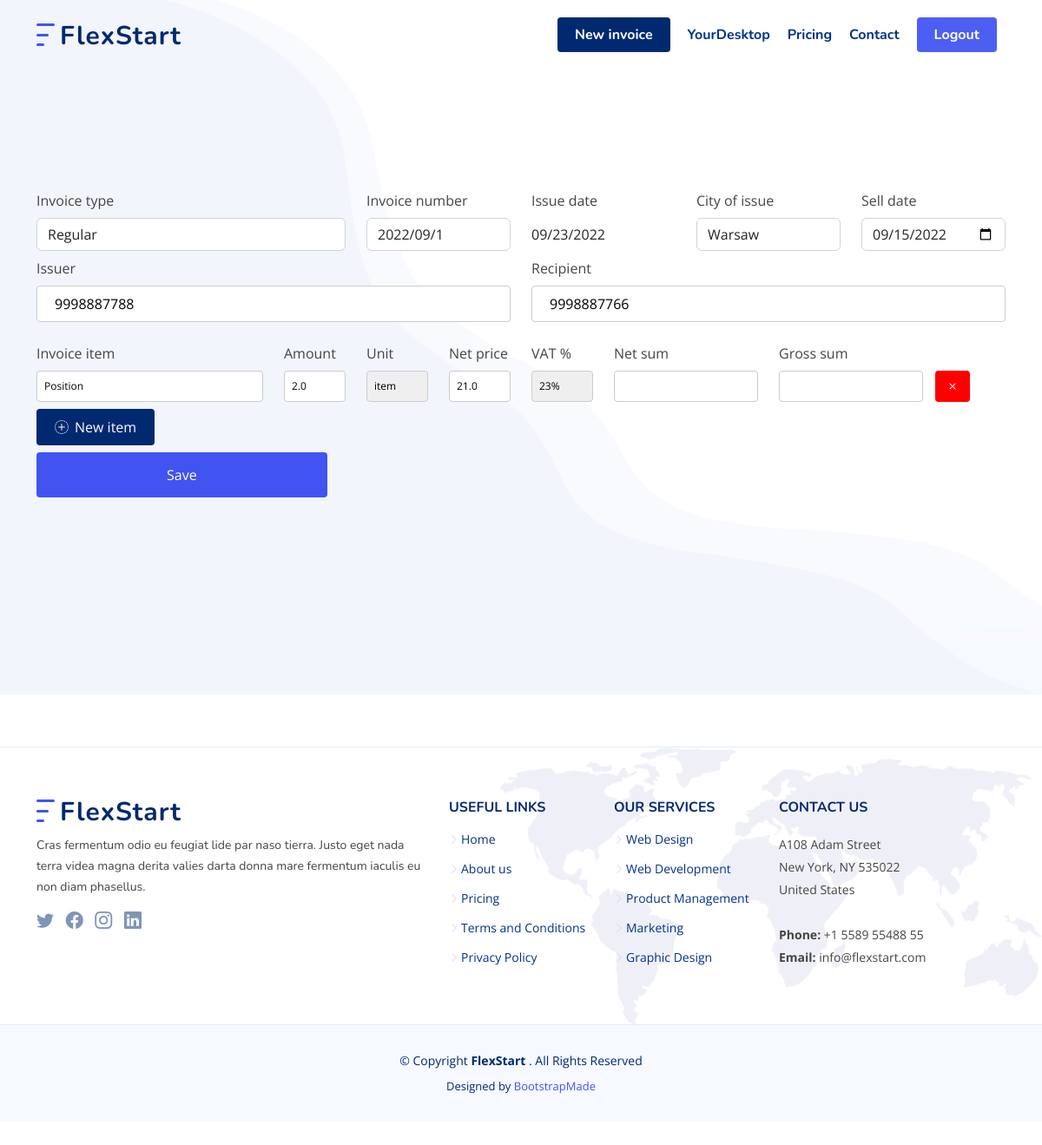
The page /your_invoices/edit/1 (signed in) on the database its author committed.
### scripts/database.py (models this page shows)
class Invoice(db.Model, UserMixin, Base):
    __tablename__ = "invoices"
    id = db.Column(db.Integer, primary_key=True)
    amount = db.Column(db.Float, nullable=False)
    invoice_no = db.Column(db.String(250), nullable=False)
    invoice_type = db.Column(db.String(250), nullable=False)
    issue_city = db.Column(db.String(250), nullable=False)
    issue_date = db.Column(db.Date, nullable=False)
    issuer_tax_no = db.Column(db.Integer, nullable=False)
    item = db.Column(db.String(250), nullable=False)
    price_net = db.Column(db.Float, nullable=False)
    recipient_tax_no = db.Column(db.Integer, nullable=False)
    sell_date = db.Column(db.Date, nullable=False)
    sum_gross = db.Column(db.Float, nullable=False)
    sum_net = db.Column(db.Float, nullable=False)
    tax_rate = db.Column(db.Float, nullable=False)
    unit = db.Column(db.String(250), nullable=False)
    issuer_id = Column(Integer, ForeignKey("accounts.id"))
    recipient_id = Column(Integer, ForeignKey("contractors.id"))

### main.py (the view, shortened to what this page needs)
@app.route("/your_invoices/edit/<int:id>", methods=["GET", "POST"])
@login_required
def edit(id):
    invoice = InvoiceForm.query.get_or_404(id)
    return render_template("edit_invoice.html", invoice=invoice)

### main.py (called while the page is built)
@login_manager.user_loader
def load_user(email):
    return User.query.get(email)

### templates/edit_invoice.html (shortened to what this page needs)
<!DOCTYPE html>
<html lang="en">
<head>
    <link href="/static/assets/vendor/bootstrap/css/bootstrap.min.css" rel="stylesheet" media="screen">
    <link href="/static/assets/vendor/aos/aos.css" rel="stylesheet">
    <link href="/static/assets/vendor/bootstrap/css/bootstrap.min.css" rel="stylesheet">
    <link href="/static/assets/vendor/bootstrap-icons/bootstrap-icons.css" rel="stylesheet">
    <link href="/static/assets/vendor/glightbox/css/glightbox.min.css" rel="stylesheet">
    <link href="/static/assets/vendor/remixicon/remixicon.css" rel="stylesheet">
    <link href="/static/assets/vendor/swiper/swiper-bundle.min.css" rel="stylesheet">
    <link href="/static/assets/css/style.css" rel="stylesheet">
</head>
<body>
    <header id="header" class="header fixed-top">
        <div class="container-fluid container-xl d-flex align-items-center justify-content-between">
            <a href="/home" class="logo d-flex align-items-center">
                <img src="/static/assets/img/logo.png" alt="">
                <span>FlexStart</span>
            </a>
            <nav id="navbar" class="navbar">
                <ul>
                    <li><a class="new-invoice scrollto" href="/new_invoice">New invoice</a></li>
                    <li><a class="nav-link scrollto" href="{{ url_for('user') }}">YourDesktop</a></li>
                    <li><a class="nav-link scrollto" href="{{ url_for('home') }}">Pricing</a></li>
                    <li><a class=" nav-link scrollto" href="#contact">Contact</a></li>
                    <li><a class="login-logout scrollto" href="{{ url_for('logout') }}">Logout</a></li>
                </ul>
            </nav>
        </div>
    </header>
    <section id="new-invoice" class="new-invoice d-flex align-items-center">
        <div class="container">
            <form class="invoice-form" action="/your_invoices/edit/{{ invoice.id }}" method="post">
                <div class="row">
                    <div class="col-sm-4 expense_hidden22 ">
                        <label for="invoice_type">Invoice type</label>
                        <select class="form-control  datepicker f3 hasDatepicker" name="invoice_type" id="invoice_type"
                            type="text"
                            onchange="sumNetFunction(amount, price_net) ; sumGrossFunction(amount, price_net, tax_rate)">
                            <option value="regular" selected>Regular</option>
                        </select>
                    </div>
                    <div class="col-sm-2 expense_hidden22 ">
                        <label for="invoice_no">Invoice number</label>
                        <input class="form-control  datepicker f3 hasDatepicker" type="text"
                            value="{{ invoice.invoice_no }}" name="invoice_no" id="invoice_no"
                            placeholder="YYYY/MM/number"
                            onchange="sumNetFunction(amount, price_net) ; sumGrossFunction(amount, price_net, tax_rate)">
                    </div>
                    <div class="col-sm-2 expense_hidden22 ">
                        <label for="issue_date">Issue date</label>
                        <input class="form-control-plaintext  datepicker f3 hasDatepicker" type="date"
                            value="{{ invoice.issue_date }}" name="issue_date" id="issue_date" readonly>
                    </div>
                    <div class="col-sm-2 expense_hidden22 ">
                        <label for="issue_city">City of issue</label>
                        <input class="form-control  datepicker f3 hasDatepicker" type="text"
                            value="{{ invoice.issue_city }}" name="issue_city" id="issue_city"
                            onchange="sumNetFunction(amount, price_net) ; sumGrossFunction(amount, price_net, tax_rate)">
                    </div>
                    <div class="col-sm-2 expense_hidden22 ">
                        <label for="sell_date">Sell date</label>
                        <input class="form-control  datepicker f3 hasDatepicker" type="date"
                            value="{{ invoice.sell_date }}" name="sell_date" id="sell_date"
                            onchange="sumNetFunction(amount, price_net) ; sumGrossFunction(amount, price_net, tax_rate)">
                    </div>
                </div>
                <div class="row">
                    <div class="col-sm-6 expense_hidden22 ">
                        <label for="issuer">Issuer</label>
                        <p><input class="issuer_tax_no" name="issuer_tax_no" type="text" placeholder="XX9999999999"
                                value="{{ invoice.issuer_tax_no }}" pattern="([A-Z]{2})?[0-9]{10}"
                                onchange="sumNetFunction(amount, price_net) ; sumGrossFunction(amount, price_net, tax_rate)">
                        </p>
                    </div>
                    <div class="col-sm-6 expense_hidden22 ">
                        <label for="recipient">Recipient</label>
                        <p><input class="recipient_tax_no" name="recipient_tax_no" type="text"
                                value="{{ invoice.recipient_tax_no }}"
                                onchange="sumNetFunction(amount, price_net) ; sumGrossFunction(amount, price_net, tax_rate)">
                    </div>
                </div>
                <div class="row invoice-items-texts" id="invoice-items-texts">
                    <div class="feature-box col-lg-3 ">Invoice item</div>
                    <div class="col-sm-1 row3 ">Amount</div>
                    <div class="col-sm-1 row3">Unit</div>
                    <div class="col-sm-1 more_discount2 row1">Net price</div>
                    <div class="col-sm-1 more row_tax ">VAT %</div>
                    <div class="col-sm-2 row1 ">Net sum</div>
                    <div class="col-sm-2 row1">Gross sum</div>
                </div>
                <div class=" invoice-items-values" id="invoice-items-values">
                    <div class="row invoice-item-1" id="invoice-item-1">
                        <div class="feature-box col-lg-3 "><input type="text" name="item" id="item"
                                value="{{ invoice.item }}"
                                onchange="sumNetFunction(amount, price_net) ; sumGrossFunction(amount, price_net, tax_rate)">
                        </div>
                        <div class="col-sm-1 row3 "><input type="number" name="amount" id="amount" min=0
                                value="{{ invoice.amount }}"
                                onchange="sumNetFunction(amount, price_net) ; sumGrossFunction(amount, price_net, tax_rate)">
                        </div>
                        <div class="col-sm-1 row3"><select id="unit" name="unit" value="{{ invoice.unit }}">
                                <option value="item" selected>item</option>
                            </select></div>
                        <div class="col-sm-1 more_discount2 row1"><input type="number" id="price_net" name="price_net"
                                min=0
                                onchange="sumNetFunction(amount, price_net) ; sumGrossFunction(amount, price_net, tax_rate)"
                                value="{{ invoice.price_net }}"></div>
                        <div class="col-sm-1 more row_tax "><select id="tax_rate" name="tax_rate"
                                onchange="sumNetFunction(amount, price_net) ; sumGrossFunction(amount, price_net, tax_rate)"
                                value="{{ invoice.tax_rate }}">
                                <option value="0.23" selected>23%</option>
                            </select></div>
                        <div class="col-sm-2 row1 "><input type="number" name="sum_net" id="sum_net"
                                value="{{ sum_net }}" readonly></div>
                        <div class="col-sm-2 row1"><input type="number" name="sum_gross" id="sum_gross"
                                value="{{ sum_gross }}" readonly></div>
                        <div class="col-sm-1 row1"><a class="btn btn-delete-item" onclick="deletePosition()"><i
                                    class="bi bi-x"></i></a>
                        </div>
                    </div>
                </div>
                <div class="add_buttons ">
                    <a id="add_next_item" href="#" onclick="addNextFn()" accesskey="M" title="New item"
                        class="button-add-next-item btn success">
                        <i class="bi bi-plus-circle-dotted"></i><span>New item</span>
                    </a>
                </div>
                <div class="issue-box col-lg-12 ">
                    <input class="btn btn-default" type="submit" value="Save">
                </div>
            </form>
        </div>
    </section>
    <section id="contact" class="contact">
        {% include "footer.html" %}
    </section>
</body>
</html>

### static/assets/css/style.css (style rules this page uses)
:root { scroll-behavior: smooth; }
body { font-family: "Open Sans", sans-serif; color: #444444; }
a { color: #4154f1; text-decoration: none; }
section { padding: 60px 0; overflow: hidden; }
.header { transition: all 0.5s; z-index: 997; padding: 20px 0; }
.header .logo { line-height: 0; }
.header .logo img { max-height: 40px; margin-right: 6px; }
.header .logo span { font-size: 30px; font-weight: 700; letter-spacing: 1px; color: #012970; font-family: "Nunito", sans-serif; margin-top: 3px; }
.navbar { padding: 0; }
.navbar ul { margin: 0; padding: 0; display: flex; list-style: none; align-items: center; }
.navbar li { position: relative; }
.navbar a, .navbar a:focus { display: flex; align-items: center; justify-content: space-between; margin-left: 10px; margin-right: 10px; font-family: "Nunito", sans-serif; font-size: 16px; font-weight: 700; color: #013289; white-space: nowrap; transition: 0.3s; }
.navbar .login-logout, .navbar .login-logout:focus { background: #4d5ef2; padding: 8px 20px; margin-left: 10px; margin-right: 10px; border-radius: 4px; color: #fff; }
.navbar .new-invoice, .navbar .new-invoice:focus { background: #012970; padding: 8px 20px; margin-left: 30px; border-radius: 4px; color: #fff; }
#login, #register, #new-invoice, .hero { width: 100%; height: 100vh; background: url(../img/hero-bg.png) top center no-repeat; background-size: cover; }
.invoice-items-values input, .invoice-items-values select { -webkit-appearance: none; -moz-appearance: none; appearance: none; width: 100%; font-size: 12px; padding: 8px 8px; }
.button-add-next-item, .button-add-next-item:focus { background: #012970; padding: 8px 20px; border-radius: 4px; color: #fff; }
.bi-plus-circle-dotted { margin-right: 7px; }
.btn-delete-item { background: red; border: red; border-radius: 4px; margin: 8px -10px; display: inline-block; }
.bi-x { color: white; }
input, select, .send-email-form textarea { width: 100%; padding: 8px 20px; margin: 8px 0; display: inline-block; border: 1px solid #ccc; border-radius: 4px; box-sizing: border-box; }
input[type=submit] { width: 30%; padding: 14px 20px; margin: 8px 0; border: none; border-radius: 4px; cursor: pointer; background: none; font-size: 16px; background: #4154f1; color: #fff; transition: 0.3s; }

### rows shown on the page
Invoice: invoice_no "2022/09/1", issue_date "09/23/2022", issue_city "Warsaw", sell_date "09/15/2022", issuer_tax_no "9998887788", recipient_tax_no "9998887766", item "Position", amount "2.0", unit "item", price_net "21.0", tax_rate "23%"
